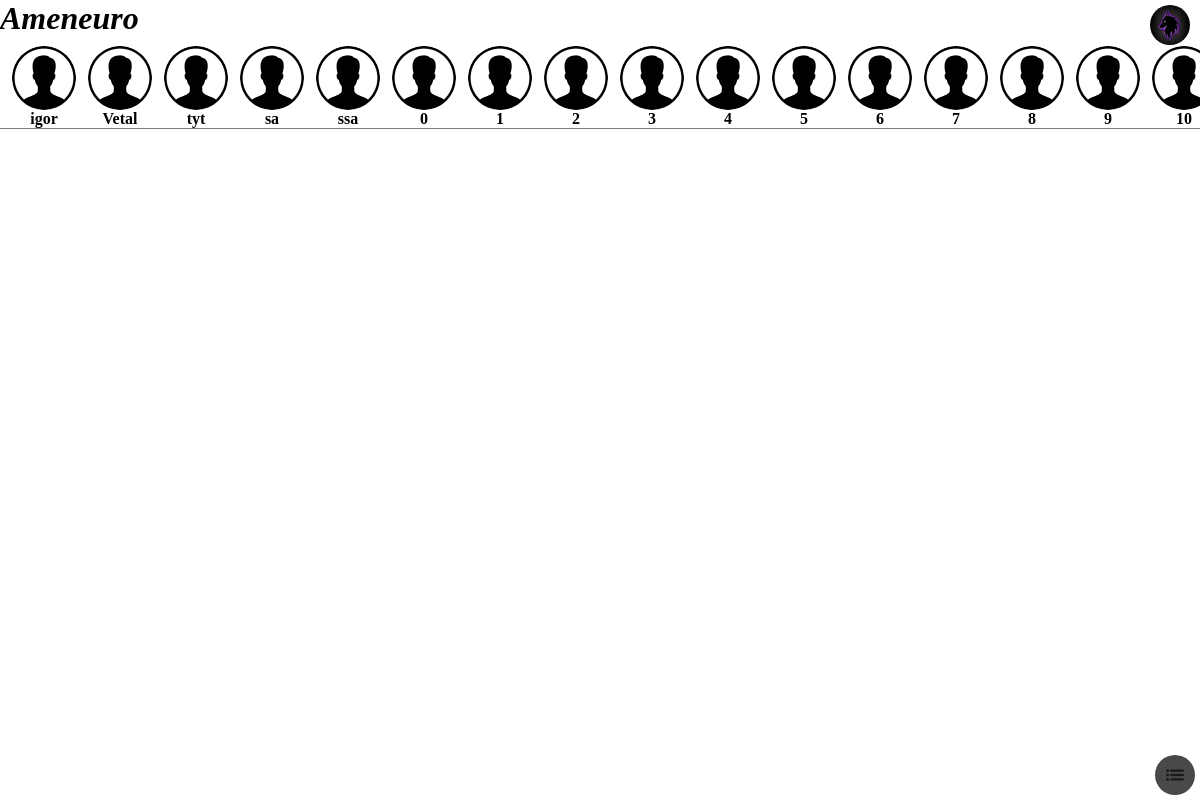
The page / (signed in) on the database its author committed.
### home/models.py (models this page shows)
class User(AbstractUser):
	img = models.ImageField(upload_to='user_img', default='user_img/user.png', null=True, blank=True)
	friends = models.ManyToManyField("User",symmetrical=True,null=True,blank=True,related_name="friends_user")
	music = models.ManyToManyField("Music",symmetrical=False,null=True,blank=True,related_name="music_user")
	playlists = models.ManyToManyField("Playlist",symmetrical=False,null=True,blank=True,related_name="playlist_user")
	music_shared = models.ManyToManyField("Music",symmetrical=False,null=True,blank=True,related_name="music_shared_user")
	chats = models.ManyToManyField("Chat",symmetrical=False,null=True,blank=True,related_name="chats_user")
	themes = models.ManyToManyField("Theme",null=True,blank=True, related_name="themes_user")
	friend_want_add = models.ManyToManyField("User",symmetrical=False,null=True,blank=True,related_name="friend_want_add_user")
	followers = models.ManyToManyField("User",symmetrical=False,null=True,blank=True,related_name="followers_user")
	follow = models.ManyToManyField("User",symmetrical=False,null=True,blank=True,related_name="follow_user")
	theme_all = models.ForeignKey("AllTheme",default=def_all_theme,null=True,blank=True,on_delete=models.SET_DEFAULT,related_name="theme_all_user")
	themes_all = models.ManyToManyField("AllTheme",null=True,blank=True, related_name="themes_all_user")
	saves_posts = models.ManyToManyField("Post",null=True,blank=True, related_name="save_post_user")
	message_activity = models.ManyToManyField("MessageActivity",null=True,blank=True, related_name="message_activity")
	def __str__(self):
		return self.username
	class Meta:
		verbose_name = "User"
		verbose_name_plural = "Users"

### home/views.py (the view)
# urls.py: path('', include("home.urls")),
class home(LoginRequiredMixin,TemplateView):
	template_name = "home/home.html"
	login_url = 'login'
	def get(self, request, *args, **kwargs):
		request.session["start_element"] = 0
		request.session["end_element"] = get_posts_how
		request.session["end_post_friend"] = None
		request.session["start_rec_post"] = 0
		request.session["end_rec_post"] = get_posts_how
		request.session["start_rec_user"] = 0
		request.session["end_rec_user"] = get_user_how
		request.session["defolt_posts"] = False
		self.chat_not_read_count = 0
		for i in request.user.chats.all():
			if i.messages.last() and not i.messages.last().readeble and i.messages.last().user != request.user:
				self.chat_not_read_count+=1
		self.music_shared = request.user.music_shared.count()
		self.message_activity = request.user.message_activity.filter(readeble=False).count()
		return super().get(request,*args, **kwargs)
	def get_context_data(self,*args,**kwargs):
		context = super().get_context_data(**kwargs)
		context["chat_not_read_count"] = self.chat_not_read_count
		context["music_shared"] = self.music_shared
		context["message_activity"] = self.message_activity
		return context

### home/templates/home/home.html (shortened to what this page needs)
{% load static %}
<!DOCTYPE html>
<html lang="en">
<head>
	<link rel="stylesheet" href="{% static 'home/css/home.css' %}">
	<link rel="stylesheet" href="{% static 'home/css/post.css' %}">
</head>
<body>
	<header class="header-home">
		<div class="name_user_link">
			<h1 class="h_name">Ameneuro</h1>
			<a href="{% url 'user' user %}"><img class="link_user" src="{{ user.img.url }}"></a>
		</div>
		<div class="friends_and_user">
			{% with all_friends=user.friends.all %}
				{% for f in all_friends %}
					<a class="user_header" href="{% url 'user' f.username %}">
						<img class="img_user" src="{{ f.img.url }}">
						<h4 class="name_user">{{ f.username|truncatechars:7 }}</h4>
					</a>
				{% endfor %}
			{% endwith %}
		</div>
	</header>
	<div class="line"></div>
	<div class="menu_home_btn">
		<img onclick="menu_show(this)" class="link_menu" src="{% static 'home/images/menu.png' %}">
	</div>
</body>
</html>

### home/static/home/css/home.css (style rules this page uses)
* { margin: 0; padding: 0; }
html { overflow-x: hidden; }
body { overflow-x: hidden; position: relative; right: 0; margin: 0 auto; }
.h_name { font-style: italic; }
.header-home { height: 8em; display: flex; flex-direction: column; width: 100%; justify-content: space-between; }
.name_user_link { display: flex; justify-content: space-between; height: 2em; }
.link_user { height: 40px; width: 40px; position: fixed; right: 10px; top: 5px; border-radius: 50%; object-fit: cover; background: rgba(255, 255, 255, 0.1); z-index: 3; }
.img_user { border-radius: 50%; height: 4em; width: 4em; background-color: rgba(255, 255, 255, 0.1); }
.menu_home_btn { position: fixed; bottom: 5px; right: 5px; display: flex; }
.link_menu { margin-right: 10%; width: 30px; height: 30px; border-radius: 50%; padding: 5px; }
.friends_and_user { display: flex; overflow-x: auto; overflow-y: hidden; }
.user_header { display: flex; flex-direction: column; align-items: center; justify-content: center; margin-left: 1%; text-decoration: none; color: gray; }
.line { width: 100%; background-color: gray; height: 1px; margin-bottom: 5%; }

### rows shown on the page
User: img (picture)
User: img (placeholder picture), username "igor"
User: img (placeholder picture), username "Vetal"
User: img (placeholder picture), username "tyt"
User: img (placeholder picture), username "sa"
User: img (placeholder picture), username "ssa"
User: img (placeholder picture), username "0"
User: img (placeholder picture), username "1"
User: img (placeholder picture), username "2"
User: img (placeholder picture), username "3"
User: img (placeholder picture), username "4"
User: img (placeholder picture), username "5"
User: img (placeholder picture), username "6"
User: img (placeholder picture), username "7"
User: img (placeholder picture), username "8"
User: img (placeholder picture), username "9"
User: img (placeholder picture), username "10"
